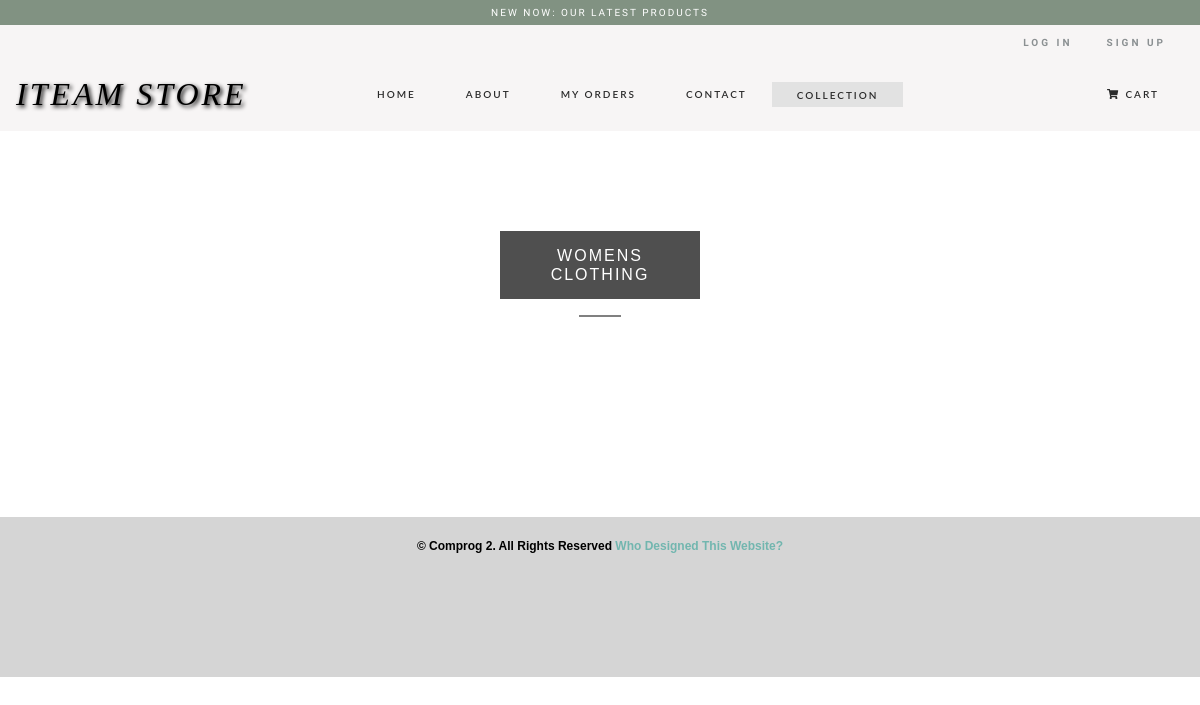
Before: /womens.php with the older database file.
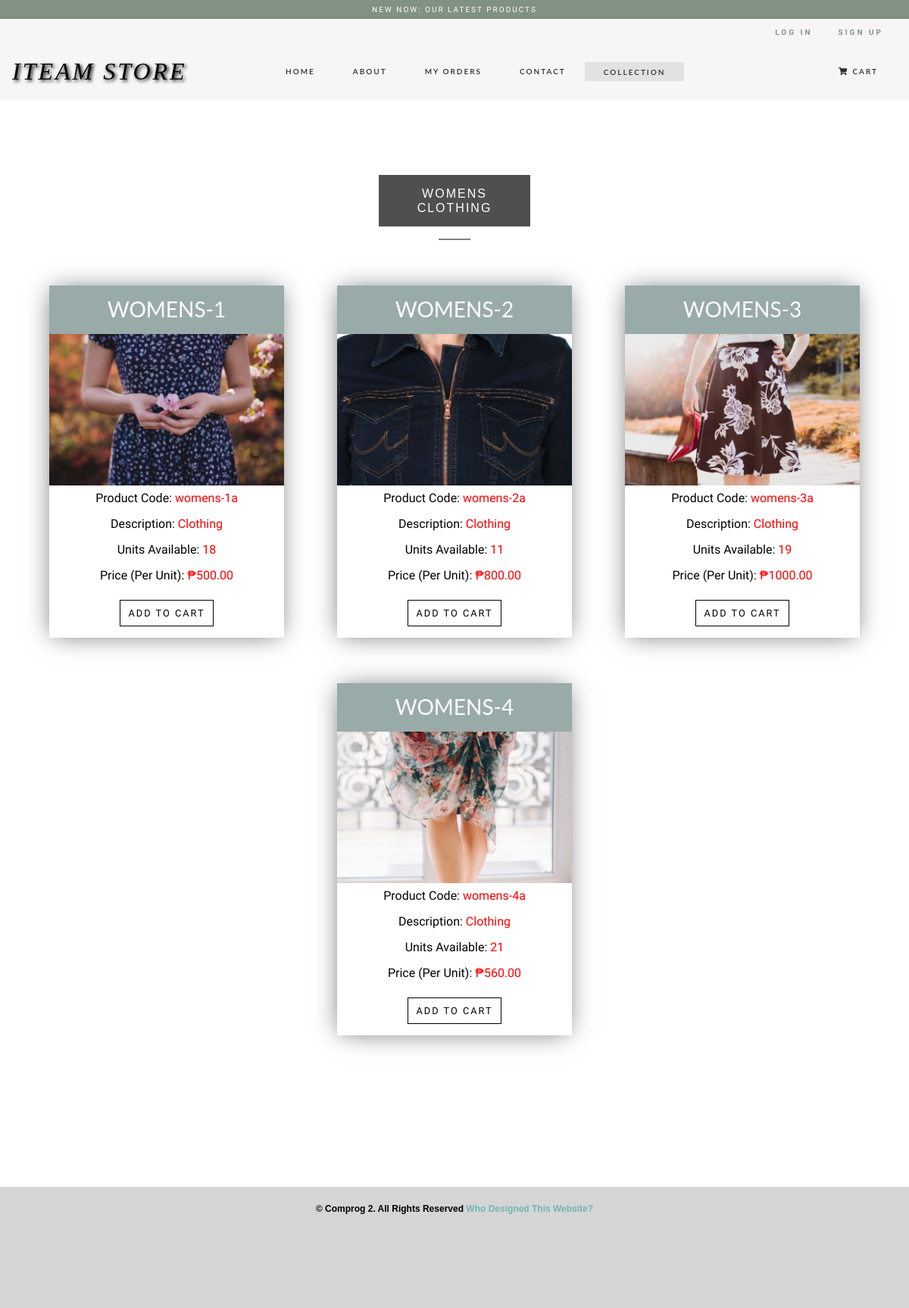
After: the same page with the newer database file.
### tables this page shows
CREATE TABLE `womens` (
  `id` int(11) NOT NULL,
  `product_code` varchar(60) NOT NULL,
  `product_name` varchar(60) NOT NULL,
  `product_desc` tinytext NOT NULL,
  `product_img_name` varchar(255) NOT NULL,
  `qty` int(255) NOT NULL,
  `price` decimal(10,2) NOT NULL
);

### config.php (called while the page is built, shortened)
<?php
$currency = '₱';
?>

### womens.php (the view, shortened to what this page needs)
<?php
include 'config.php';
?>
<!DOCTYPE html>
<html ng-app="myApp">
<head>
</head>
  <body>
    <header>
      <?php include('assets/header-primary.php') ?>
    </header>
    <nav class="navbar navbar-expand-lg navbar-dark bg-black">
      <a class="navbar-brand mxauto" href="main.php">ITEAM STORE</a>
      <div class="collapse navbar-collapse" id="navbarNav">
        <ul class="navbar-nav mx-auto">
          <li class="nav-item">
            <a class="nav-link" href="main.php">Home <span class="sr-only">(current)</span></a>
          </li>
          <li class="nav-item">
            <a class="nav-link" href="about.php">About</a>
          </li>
          <li class="nav-item">
            <a class="nav-link" href="orders.php">My Orders</a>
          </li>
          <li class="nav-item">
            <a class="nav-link" href="contact.php">Contact</a>
          </li>
          <li class="dropdown">
              <a class="dropbtn" href="featured.php">Collection</a>
          </li>
        </ul>
        <ul class="navbar-nav ml-auto">
          <li class="nav-item">
            <a class="nav-link image-show cart" data-modal="modalCart"><i class="fas fa-shopping-cart" data-modal="modalCart"></i>Cart</a>
          </li>
        </ul>
      </div>
    </nav>
    <div class="featured-items-collection products">
      <div class="container">
        <div class="text-heading col-auto text-center">
          <div class="text-holder">
            <h2>Womens Clothing</h2>
                <hr />
          </div>
        </div>
    <div class="row d-flex justify-content-around">
        <?php
          $womens = $mysqli->query('SELECT * FROM womens');
          if($womens){
            while($obj = $womens->fetch_object()) {
              echo '<div class="image-content-products">';
              echo '<h3>'.$obj->product_name.'</h3>';
              echo '<img src="img/womens/'.$obj->product_img_name.'"/>';
              echo '<p>Product Code: <span>'.$obj->product_code.'</span></p>';
              echo '<p>Description: <span>'.$obj->product_desc.'</span></p>';
              echo '<p>Units Available: <span>'.$obj->qty.'</span></p>';
              echo '<p>Price (Per Unit): <span>'.$currency.$obj->price.'</span></p>';
              if($obj->qty > 0){
                echo '<p><a href="update-cart.php?action=add&id='.$obj->id.'"><input class="add" type="submit" value="Add To Cart"/></a></p>';
              }
              else {
                echo 'Out Of Stock!';
              }
              echo '</div>';
            }
          }
          echo '</div>';
          echo '</div>';
          echo '</div>';
          ?>
  </body>
</html>

Changed rows visible on the page:
added womens: product_name "WOMENS-1", product_img_name (picture), product_code "womens-1a", product_desc "Clothing", qty "18", price "500.00"
added womens: product_name "WOMENS-2", product_img_name (picture), product_code "womens-2a", product_desc "Clothing", qty "11", price "800.00"
added womens: product_name "WOMENS-3", product_img_name (picture), product_code "womens-3a", product_desc "Clothing", qty "19", price "1000.00"
added womens: product_name "WOMENS-4", product_img_name (picture), product_code "womens-4a", product_desc "Clothing", qty "21", price "560.00"
